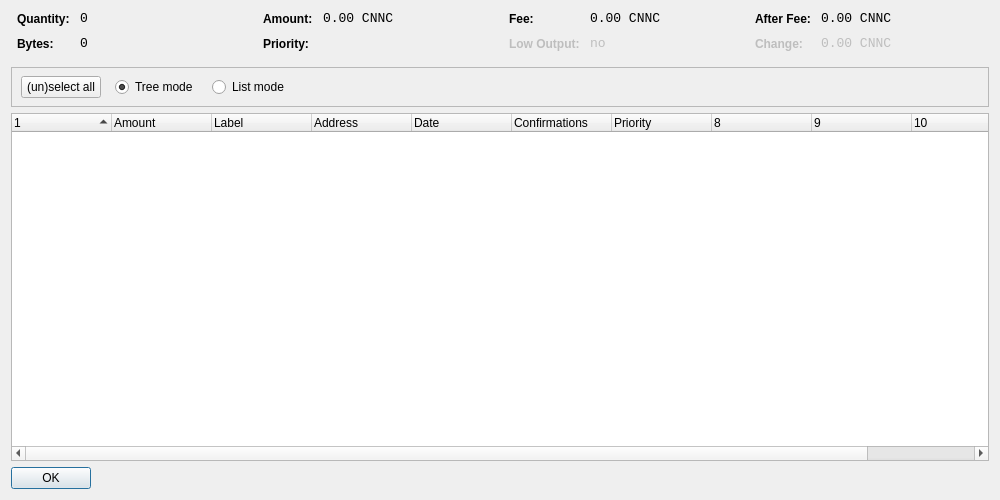
<?xml version="1.0" encoding="UTF-8"?>
<ui version="4.0">
 <class>CoinControlDialog</class>
 <widget class="QDialog" name="CoinControlDialog">
  <property name="geometry">
   <rect>
    <x>0</x>
    <y>0</y>
    <width>1000</width>
    <height>500</height>
   </rect>
  </property>
  <property name="windowTitle">
   <string>Coin Control</string>
  </property>
  <layout class="QVBoxLayout" name="verticalLayout">
   <item>
    <layout class="QHBoxLayout" name="horizontalLayoutTop" stretch="0,0,0,0">
     <property name="topMargin">
      <number>0</number>
     </property>
     <property name="bottomMargin">
      <number>10</number>
     </property>
     <item>
      <layout class="QFormLayout" name="formLayoutCoinControl1">
       <property name="horizontalSpacing">
        <number>10</number>
       </property>
       <property name="verticalSpacing">
        <number>10</number>
       </property>
       <property name="leftMargin">
        <number>6</number>
       </property>
       <property name="rightMargin">
        <number>6</number>
       </property>
       <item row="0" column="0">
        <widget class="QLabel" name="labelCoinControlQuantityText">
         <property name="styleSheet">
          <string notr="true">font-weight:bold;</string>
         </property>
         <property name="text">
          <string>Quantity:</string>
         </property>
        </widget>
       </item>
       <item row="0" column="1">
        <widget class="QLabel" name="labelCoinControlQuantity">
         <property name="font">
          <font>
           <family>Monospace</family>
           <pointsize>10</pointsize>
          </font>
         </property>
         <property name="cursor">
          <cursorShape>IBeamCursor</cursorShape>
         </property>
         <property name="contextMenuPolicy">
          <enum>Qt::ActionsContextMenu</enum>
         </property>
         <property name="text">
          <string notr="true">0</string>
         </property>
         <property name="textInteractionFlags">
          <set>Qt::LinksAccessibleByMouse|Qt::TextSelectableByKeyboard|Qt::TextSelectableByMouse</set>
         </property>
        </widget>
       </item>
       <item row="1" column="0">
        <widget class="QLabel" name="labelCoinControlBytesText">
         <property name="styleSheet">
          <string notr="true">font-weight:bold;</string>
         </property>
         <property name="text">
          <string>Bytes:</string>
         </property>
        </widget>
       </item>
       <item row="1" column="1">
        <widget class="QLabel" name="labelCoinControlBytes">
         <property name="font">
          <font>
           <family>Monospace</family>
           <pointsize>10</pointsize>
          </font>
         </property>
         <property name="cursor">
          <cursorShape>IBeamCursor</cursorShape>
         </property>
         <property name="contextMenuPolicy">
          <enum>Qt::ActionsContextMenu</enum>
         </property>
         <property name="text">
          <string notr="true">0</string>
         </property>
         <property name="textInteractionFlags">
          <set>Qt::LinksAccessibleByMouse|Qt::TextSelectableByKeyboard|Qt::TextSelectableByMouse</set>
         </property>
        </widget>
       </item>
      </layout>
     </item>
     <item>
      <layout class="QFormLayout" name="formLayoutCoinControl2">
       <property name="horizontalSpacing">
        <number>10</number>
       </property>
       <property name="verticalSpacing">
        <number>10</number>
       </property>
       <property name="leftMargin">
        <number>6</number>
       </property>
       <property name="rightMargin">
        <number>6</number>
       </property>
       <item row="0" column="0">
        <widget class="QLabel" name="labelCoinControlAmountText">
         <property name="styleSheet">
          <string notr="true">font-weight:bold;</string>
         </property>
         <property name="text">
          <string>Amount:</string>
         </property>
        </widget>
       </item>
       <item row="0" column="1">
        <widget class="QLabel" name="labelCoinControlAmount">
         <property name="font">
          <font>
           <family>Monospace</family>
           <pointsize>10</pointsize>
          </font>
         </property>
         <property name="cursor">
          <cursorShape>IBeamCursor</cursorShape>
         </property>
         <property name="contextMenuPolicy">
          <enum>Qt::ActionsContextMenu</enum>
         </property>
         <property name="text">
          <string notr="true">0.00 CNNC</string>
         </property>
         <property name="textInteractionFlags">
          <set>Qt::LinksAccessibleByMouse|Qt::TextSelectableByKeyboard|Qt::TextSelectableByMouse</set>
         </property>
        </widget>
       </item>
       <item row="1" column="0">
        <widget class="QLabel" name="labelCoinControlPriorityText">
         <property name="styleSheet">
          <string notr="true">font-weight:bold;</string>
         </property>
         <property name="text">
          <string>Priority:</string>
         </property>
        </widget>
       </item>
       <item row="1" column="1">
        <widget class="QLabel" name="labelCoinControlPriority">
         <property name="font">
          <font>
           <family>Monospace</family>
           <pointsize>10</pointsize>
          </font>
         </property>
         <property name="cursor">
          <cursorShape>IBeamCursor</cursorShape>
         </property>
         <property name="contextMenuPolicy">
          <enum>Qt::ActionsContextMenu</enum>
         </property>
         <property name="text">
          <string/>
         </property>
         <property name="textInteractionFlags">
          <set>Qt::LinksAccessibleByMouse|Qt::TextSelectableByKeyboard|Qt::TextSelectableByMouse</set>
         </property>
        </widget>
       </item>
      </layout>
     </item>
     <item>
      <layout class="QFormLayout" name="formLayoutCoinControl3">
       <property name="horizontalSpacing">
        <number>10</number>
       </property>
       <property name="verticalSpacing">
        <number>10</number>
       </property>
       <property name="leftMargin">
        <number>6</number>
       </property>
       <property name="rightMargin">
        <number>6</number>
       </property>
       <item row="0" column="0">
        <widget class="QLabel" name="labelCoinControlFeeText">
         <property name="styleSheet">
          <string notr="true">font-weight:bold;</string>
         </property>
         <property name="text">
          <string>Fee:</string>
         </property>
        </widget>
       </item>
       <item row="0" column="1">
        <widget class="QLabel" name="labelCoinControlFee">
         <property name="font">
          <font>
           <family>Monospace</family>
           <pointsize>10</pointsize>
          </font>
         </property>
         <property name="cursor">
          <cursorShape>IBeamCursor</cursorShape>
         </property>
         <property name="contextMenuPolicy">
          <enum>Qt::ActionsContextMenu</enum>
         </property>
         <property name="text">
          <string notr="true">0.00 CNNC</string>
         </property>
         <property name="textInteractionFlags">
          <set>Qt::LinksAccessibleByMouse|Qt::TextSelectableByKeyboard|Qt::TextSelectableByMouse</set>
         </property>
        </widget>
       </item>
       <item row="1" column="0">
        <widget class="QLabel" name="labelCoinControlLowOutputText">
         <property name="enabled">
          <bool>false</bool>
         </property>
         <property name="styleSheet">
          <string notr="true">font-weight:bold;</string>
         </property>
         <property name="text">
          <string>Low Output:</string>
         </property>
        </widget>
       </item>
       <item row="1" column="1">
        <widget class="QLabel" name="labelCoinControlLowOutput">
         <property name="enabled">
          <bool>false</bool>
         </property>
         <property name="font">
          <font>
           <family>Monospace</family>
           <pointsize>10</pointsize>
          </font>
         </property>
         <property name="cursor">
          <cursorShape>IBeamCursor</cursorShape>
         </property>
         <property name="contextMenuPolicy">
          <enum>Qt::ActionsContextMenu</enum>
         </property>
         <property name="text">
          <string notr="true">no</string>
         </property>
         <property name="textInteractionFlags">
          <set>Qt::LinksAccessibleByMouse|Qt::TextSelectableByKeyboard|Qt::TextSelectableByMouse</set>
         </property>
        </widget>
       </item>
      </layout>
     </item>
     <item>
      <layout class="QFormLayout" name="formLayoutCoinControl4">
       <property name="horizontalSpacing">
        <number>10</number>
       </property>
       <property name="verticalSpacing">
        <number>10</number>
       </property>
       <property name="leftMargin">
        <number>6</number>
       </property>
       <property name="rightMargin">
        <number>6</number>
       </property>
       <item row="0" column="0">
        <widget class="QLabel" name="labelCoinControlAfterFeeText">
         <property name="styleSheet">
          <string notr="true">font-weight:bold;</string>
         </property>
         <property name="text">
          <string>After Fee:</string>
         </property>
        </widget>
       </item>
       <item row="0" column="1">
        <widget class="QLabel" name="labelCoinControlAfterFee">
         <property name="font">
          <font>
           <family>Monospace</family>
           <pointsize>10</pointsize>
          </font>
         </property>
         <property name="cursor">
          <cursorShape>IBeamCursor</cursorShape>
         </property>
         <property name="contextMenuPolicy">
          <enum>Qt::ActionsContextMenu</enum>
         </property>
         <property name="text">
          <string notr="true">0.00 CNNC</string>
         </property>
         <property name="textInteractionFlags">
          <set>Qt::LinksAccessibleByMouse|Qt::TextSelectableByKeyboard|Qt::TextSelectableByMouse</set>
         </property>
        </widget>
       </item>
       <item row="1" column="0">
        <widget class="QLabel" name="labelCoinControlChangeText">
         <property name="enabled">
          <bool>false</bool>
         </property>
         <property name="styleSheet">
          <string notr="true">font-weight:bold;</string>
         </property>
         <property name="text">
          <string>Change:</string>
         </property>
        </widget>
       </item>
       <item row="1" column="1">
        <widget class="QLabel" name="labelCoinControlChange">
         <property name="enabled">
          <bool>false</bool>
         </property>
         <property name="font">
          <font>
           <family>Monospace</family>
           <pointsize>10</pointsize>
          </font>
         </property>
         <property name="cursor">
          <cursorShape>IBeamCursor</cursorShape>
         </property>
         <property name="contextMenuPolicy">
          <enum>Qt::ActionsContextMenu</enum>
         </property>
         <property name="text">
          <string notr="true">0.00 CNNC</string>
         </property>
         <property name="textInteractionFlags">
          <set>Qt::LinksAccessibleByMouse|Qt::TextSelectableByKeyboard|Qt::TextSelectableByMouse</set>
         </property>
        </widget>
       </item>
      </layout>
     </item>
    </layout>
   </item>
   <item>
    <widget class="QFrame" name="frame">
     <property name="minimumSize">
      <size>
       <width>0</width>
       <height>40</height>
      </size>
     </property>
     <property name="frameShape">
      <enum>QFrame::StyledPanel</enum>
     </property>
     <property name="frameShadow">
      <enum>QFrame::Sunken</enum>
     </property>
     <widget class="QWidget" name="horizontalLayoutWidget">
      <property name="geometry">
       <rect>
        <x>10</x>
        <y>0</y>
        <width>781</width>
        <height>41</height>
       </rect>
      </property>
      <layout class="QHBoxLayout" name="horizontalLayoutPanel" stretch="0,0,0,0,0">
       <property name="spacing">
        <number>14</number>
       </property>
       <item>
        <widget class="QPushButton" name="pushButtonSelectAll">
         <property name="sizePolicy">
          <sizepolicy hsizetype="Maximum" vsizetype="Fixed">
           <horstretch>0</horstretch>
           <verstretch>0</verstretch>
          </sizepolicy>
         </property>
         <property name="text">
          <string>(un)select all</string>
         </property>
        </widget>
       </item>
       <item>
        <widget class="QRadioButton" name="radioTreeMode">
         <property name="sizePolicy">
          <sizepolicy hsizetype="Maximum" vsizetype="Fixed">
           <horstretch>0</horstretch>
           <verstretch>0</verstretch>
          </sizepolicy>
         </property>
         <property name="text">
          <string>Tree mode</string>
         </property>
         <property name="checked">
          <bool>true</bool>
         </property>
        </widget>
       </item>
       <item>
        <widget class="QRadioButton" name="radioListMode">
         <property name="sizePolicy">
          <sizepolicy hsizetype="Maximum" vsizetype="Fixed">
           <horstretch>0</horstretch>
           <verstretch>0</verstretch>
          </sizepolicy>
         </property>
         <property name="text">
          <string>List mode</string>
         </property>
        </widget>
       </item>
       <item>
        <spacer name="horizontalSpacer">
         <property name="orientation">
          <enum>Qt::Horizontal</enum>
         </property>
         <property name="sizeHint" stdset="0">
          <size>
           <width>40</width>
           <height>20</height>
          </size>
         </property>
        </spacer>
       </item>
      </layout>
     </widget>
    </widget>
   </item>
   <item>
    <widget class="CoinControlTreeWidget" name="treeWidget">
     <property name="contextMenuPolicy">
      <enum>Qt::CustomContextMenu</enum>
     </property>
     <property name="sortingEnabled">
      <bool>false</bool>
     </property>
     <property name="columnCount">
      <number>11</number>
     </property>
     <attribute name="headerShowSortIndicator" stdset="0">
      <bool>true</bool>
     </attribute>
     <attribute name="headerStretchLastSection">
      <bool>false</bool>
     </attribute>
     <column>
      <property name="text">
       <string/>
      </property>
     </column>
     <column>
      <property name="text">
       <string>Amount</string>
      </property>
     </column>
     <column>
      <property name="text">
       <string>Label</string>
      </property>
     </column>
     <column>
      <property name="text">
       <string>Address</string>
      </property>
     </column>
     <column>
      <property name="text">
       <string>Date</string>
      </property>
     </column>
     <column>
      <property name="text">
       <string>Confirmations</string>
      </property>
      <property name="toolTip">
       <string>Confirmed</string>
      </property>
     </column>
     <column>
      <property name="text">
       <string>Priority</string>
      </property>
     </column>
     <column>
      <property name="text">
       <string/>
      </property>
     </column>
     <column>
      <property name="text">
       <string/>
      </property>
     </column>
     <column>
      <property name="text">
       <string/>
      </property>
     </column>
     <column>
      <property name="text">
       <string/>
      </property>
     </column>
    </widget>
   </item>
   <item>
    <widget class="QDialogButtonBox" name="buttonBox">
     <property name="sizePolicy">
      <sizepolicy hsizetype="Maximum" vsizetype="Fixed">
       <horstretch>0</horstretch>
       <verstretch>0</verstretch>
      </sizepolicy>
     </property>
     <property name="orientation">
      <enum>Qt::Horizontal</enum>
     </property>
     <property name="standardButtons">
      <set>QDialogButtonBox::Ok</set>
     </property>
    </widget>
   </item>
  </layout>
 </widget>
 <customwidgets>
  <customwidget>
   <class>CoinControlTreeWidget</class>
   <extends>QTreeWidget</extends>
   <header>coincontroltreewidget.h</header>
  </customwidget>
 </customwidgets>
 <resources/>
 <connections/>
</ui>
